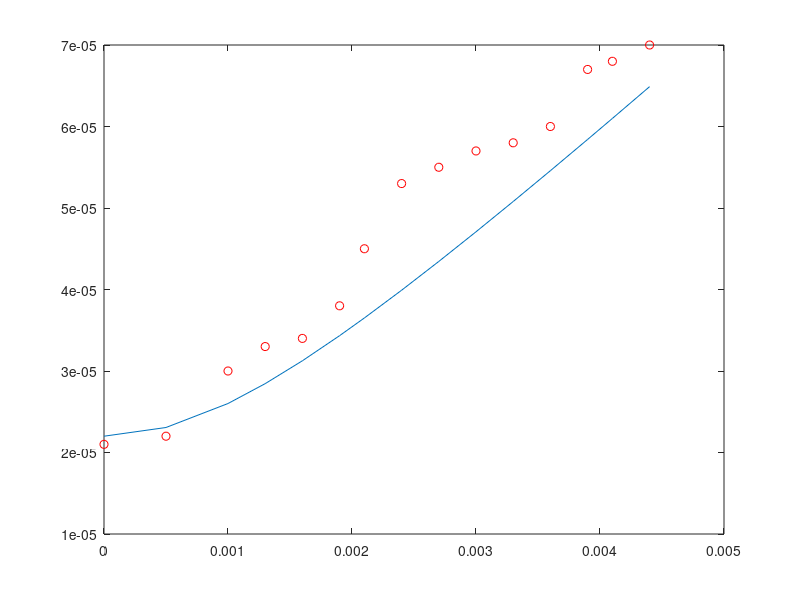

MATLAB code for this plot:


%Theoretical waist calculation ///  
%new waist projecion setup 24/6/06
%************************************************
 
 clear all;
 n=1
 lambda=1.0475*10^(-6);
 w0=(180/2)*10^(-6);
 z0=pi*w0^2*n/lambda;

 
%  wz=w0*sqrt(1+(z/z0)^2)
 
 %ssssssssssssssssssssssssssssssssssssssssssssss
 
 q1=i*z0
 mat1=[1,16*2.54*10^(-2);0,1]
 mat111=mat1(1,1);
 mat112=mat1(1,2)
 mat121=mat1(2,1);
 mat122=mat1(2,2);

 q2=(q1* mat111+mat112)/(q1*mat121+mat122)
 
%ssssssssssssssssssssssssssssssssssssssssssssss
f1=400*10^(-3)
mat2=[1,0;-1/f1,1];
 mat211=mat2(1,1);
 mat212=mat2(1,2)
 mat221=mat2(2,1);
 mat222=mat2(2,2);

 q3=(q2* mat211+mat212)/(q2*mat221+mat222)
%sssssssssssssssssssssssssssssssssssssssssssssss

 mat3=[1,46*2.54*10^(-2);0,1]
 mat311=mat3(1,1);
 mat312=mat3(1,2)
 mat321=mat3(2,1);
 mat322=mat3(2,2);

 q4=(q3* mat311+mat312)/(q3*mat321+mat322)
 
%sssssssssssssssssssssssssssssssssssssssssssssssss

f2=200*10^(-3)
mat4=[1,0;-1/f2,1];
 mat411=mat4(1,1);
 mat412=mat4(1,2)
 mat421=mat4(2,1);
 mat422=mat4(2,2);

 q5=(q4* mat411+mat412)/(q4*mat421+mat422)
 
 %sssssssssssssssssssssssssssssssssssssssssssssssssssss
%  x=0.10205820024978460192532952551387; in the waist
x=0.201;
 mat5=[1,x;0,1]
 mat511=mat5(1,1);
 mat512=mat5(1,2)
 mat521=mat5(2,1);
 mat522=mat5(2,2);

 q6=(q5* mat511+mat512)/(q5*mat521+mat522)
 z0=imag(q6)

 
 
 %waist
 w=sqrt(lambda* z0/(pi*n))
 
 %waist calculation;


w =[ 21    22    30    33    34    38    45    53    55    57    58    60    67    68    70].*1e-6;

z=[0,500,1000,1300,1600,1900,2100,2400,2700,3000,3300,3600,3900,4100,4400]*1e-6;

wz=22*1e-6.*sqrt(1+(z./0.00158563467354).^2);

plot(z,w,'ro');
hold on;
plot(z,wz);
 
